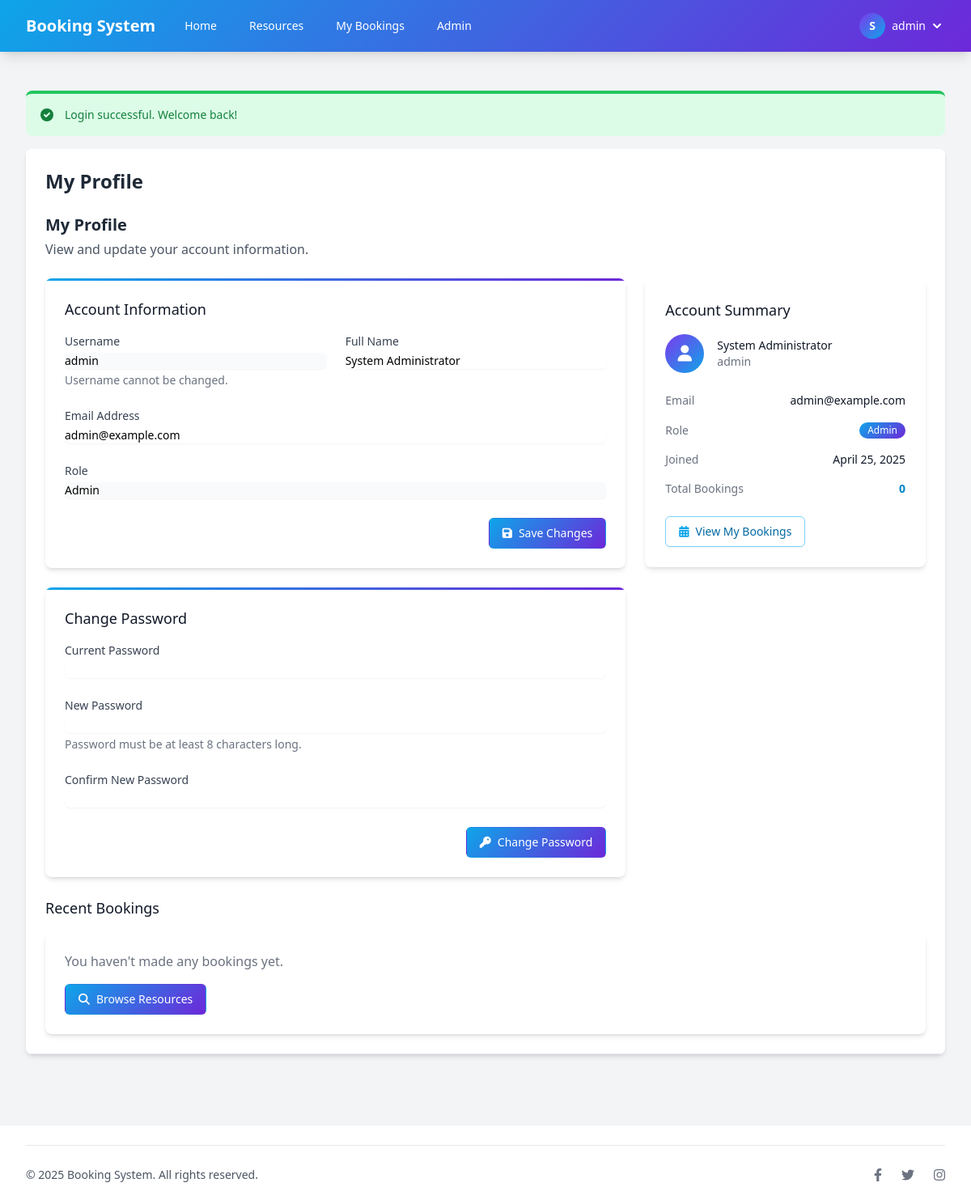
The app's page /profile.php (signed in) with its own data.
### tables this page shows
CREATE TABLE IF NOT EXISTS settings (
    id INT AUTO_INCREMENT PRIMARY KEY,
    setting_key VARCHAR(50) NOT NULL UNIQUE,
    setting_value TEXT,
    created_at TIMESTAMP DEFAULT CURRENT_TIMESTAMP,
    updated_at TIMESTAMP DEFAULT CURRENT_TIMESTAMP ON UPDATE CURRENT_TIMESTAMP
);

CREATE TABLE IF NOT EXISTS users (
    id INT AUTO_INCREMENT PRIMARY KEY,
    username VARCHAR(50) NOT NULL UNIQUE,
    password VARCHAR(255) NOT NULL,
    email VARCHAR(100) NOT NULL UNIQUE,
    full_name VARCHAR(100) NOT NULL,
    role ENUM('user', 'admin') NOT NULL DEFAULT 'user',
    created_at TIMESTAMP DEFAULT CURRENT_TIMESTAMP,
    updated_at TIMESTAMP DEFAULT CURRENT_TIMESTAMP ON UPDATE CURRENT_TIMESTAMP
);

### includes/auth.php (called while the page is built, shortened)
<?php
require_once __DIR__ . '/../config/database.php';
function isLoggedIn() {
    return isset($_SESSION['user_id']);
}
function isAdmin() {
    return isLoggedIn() && $_SESSION['role'] == 'admin';
}

### config/database.php (called while the page is built, shortened)
<?php
function getDbConnection() {
    $conn = new mysqli(DB_HOST, DB_USER, DB_PASS, DB_NAME);
    return $conn;
}

### classes/BookingManager.php (called while the page is built, shortened)
<?php
class BookingManager {
    private $conn;
    public function __construct() {
        require_once __DIR__ . '/../config/database.php';
        $this->conn = getDbConnection();
    }
    public function getBookings($user_id = null, $resource_id = null, $status = null, $start_date = null, $end_date = null) {
        $where_conditions = [];
        if ($user_id) {
            $user_id = (int) $user_id;
            $where_conditions[] = "b.user_id = $user_id";
        }
        $where_clause = "";
        if (!empty($where_conditions)) {
            $where_clause = " WHERE " . implode(" AND ", $where_conditions);
        }
        $sql = "SELECT b.*,
                r.name AS resource_name,
                c.name AS category_name,
                u.full_name AS user_name,
                u.username AS username
                FROM bookings b
                JOIN resources r ON b.resource_id = r.id
                JOIN resource_categories c ON r.category_id = c.id
                JOIN users u ON b.user_id = u.id" .
                $where_clause .
                " ORDER BY b.start_time DESC";
        $result = $this->conn->query($sql);
        $bookings = [];
        return $bookings;
    }
}

### profile.php (the view, shortened to what this page needs)
<?php
require_once 'includes/auth.php';
require_once 'includes/utilities.php';
require_once 'classes/BookingManager.php';
$conn = getDbConnection();
$user_id = $_SESSION['user_id'];
$sql = "SELECT * FROM users WHERE id = ?";
$stmt = $conn->prepare($sql);
$stmt->bind_param("i", $user_id);
$stmt->execute();
$result = $stmt->get_result();
$user = $result->fetch_assoc();
$bookingManager = new BookingManager();
$bookings = $bookingManager->getBookings($user_id);
$page_title = 'My Profile';
$active_page = 'profile';
include 'includes/header.php';
?>
<div class="mb-6">
    <h2 class="text-xl font-semibold text-gray-800">My Profile</h2>
    <p class="text-gray-600 mt-1">View and update your account information.</p>
</div>
<div class="grid grid-cols-1 gap-6 lg:grid-cols-3">
    <div class="lg:col-span-2">
        <div class="bg-white overflow-hidden shadow-md rounded-lg gradient-border card-hover">
            <div class="p-6">
                <h3 class="text-lg font-medium text-gray-900 mb-4">Account Information</h3>
                <form method="POST" action="">
                    <div class="grid grid-cols-1 gap-6 sm:grid-cols-2">
                        <div>
                            <label for="username" class="block text-sm font-medium text-gray-700">Username</label>
                            <input type="text" id="username" value="<?php echo $user['username']; ?>" class="mt-1 focus:ring-primary-500 focus:border-primary-500 block w-full shadow-sm sm:text-sm border-gray-300 rounded-md bg-gray-50" readonly>
                            <p class="mt-1 text-sm text-gray-500">Username cannot be changed.</p>
                        </div>
                        <div>
                            <label for="full_name" class="block text-sm font-medium text-gray-700">Full Name</label>
                            <input type="text" name="full_name" id="full_name" value="<?php echo $user['full_name']; ?>" class="mt-1 focus:ring-primary-500 focus:border-primary-500 block w-full shadow-sm sm:text-sm border-gray-300 rounded-md" required>
                        </div>
                        <div class="sm:col-span-2">
                            <label for="email" class="block text-sm font-medium text-gray-700">Email Address</label>
                            <input type="email" name="email" id="email" value="<?php echo $user['email']; ?>" class="mt-1 focus:ring-primary-500 focus:border-primary-500 block w-full shadow-sm sm:text-sm border-gray-300 rounded-md" required>
                        </div>
                        <div class="sm:col-span-2">
                            <label for="role" class="block text-sm font-medium text-gray-700">Role</label>
                            <input type="text" id="role" value="<?php echo ucfirst($user['role']); ?>" class="mt-1 focus:ring-primary-500 focus:border-primary-500 block w-full shadow-sm sm:text-sm border-gray-300 rounded-md bg-gray-50" readonly>
                        </div>
                    </div>
                    <div class="flex justify-end mt-6">
                        <button type="submit" name="update_profile" class="btn-gradient-primary inline-flex items-center px-4 py-2 border border-transparent text-sm font-medium rounded-md shadow-sm focus:outline-none focus:ring-2 focus:ring-offset-2 focus:ring-primary-500">
                            <i class="fas fa-save mr-2"></i> Save Changes
                        </button>
                    </div>
                </form>
            </div>
        </div>
        <div class="bg-white overflow-hidden shadow-md rounded-lg mt-6 gradient-border card-hover">
            <div class="p-6">
                <h3 class="text-lg font-medium text-gray-900 mb-4">Change Password</h3>
                <form method="POST" action="">
                    <div class="grid grid-cols-1 gap-6">
                        <div>
                            <label for="current_password" class="block text-sm font-medium text-gray-700">Current Password</label>
                            <input type="password" name="current_password" id="current_password" class="mt-1 focus:ring-primary-500 focus:border-primary-500 block w-full shadow-sm sm:text-sm border-gray-300 rounded-md" required>
                        </div>
                        <div>
                            <label for="new_password" class="block text-sm font-medium text-gray-700">New Password</label>
                            <input type="password" name="new_password" id="new_password" class="mt-1 focus:ring-primary-500 focus:border-primary-500 block w-full shadow-sm sm:text-sm border-gray-300 rounded-md" required minlength="8">
                            <p class="mt-1 text-sm text-gray-500">Password must be at least 8 characters long.</p>
                        </div>
                        <div>
                            <label for="confirm_password" class="block text-sm font-medium text-gray-700">Confirm New Password</label>
                            <input type="password" name="confirm_password" id="confirm_password" class="mt-1 focus:ring-primary-500 focus:border-primary-500 block w-full shadow-sm sm:text-sm border-gray-300 rounded-md" required>
                        </div>
                    </div>
                    <div class="flex justify-end mt-6">
                        <button type="submit" name="change_password" class="btn-gradient-primary inline-flex items-center px-4 py-2 border border-transparent text-sm font-medium rounded-md shadow-sm focus:outline-none focus:ring-2 focus:ring-offset-2 focus:ring-primary-500">
                            <i class="fas fa-key mr-2"></i> Change Password
                        </button>
                    </div>
                </form>
            </div>
        </div>
    </div>
    <div>
        <div class="bg-white overflow-hidden shadow-md rounded-lg card-hover glass-effect">
            <div class="p-6">
                <h3 class="text-lg font-medium text-gray-900 mb-4">Account Summary</h3>
                <div class="flex items-center mb-4">
                    <div class="h-12 w-12 rounded-full bg-gradient-secondary flex items-center justify-center text-white font-bold">
                        <i class="fas fa-user text-xl"></i>
                    </div>
                    <div class="ml-4">
                        <p class="text-sm font-medium text-gray-900"><?php echo $user['full_name']; ?></p>
                        <p class="text-sm text-gray-500"><?php echo $user['username']; ?></p>
                    </div>
                </div>
                <dl class="mt-6 space-y-4">
                    <div class="flex items-center justify-between">
                        <dt class="text-sm font-medium text-gray-500">Email</dt>
                        <dd class="text-sm text-gray-900"><?php echo $user['email']; ?></dd>
                    </div>
                    <div class="flex items-center justify-between">
                        <dt class="text-sm font-medium text-gray-500">Role</dt>
                        <dd class="text-sm text-gray-900">
                            <span class="inline-flex items-center px-2.5 py-0.5 rounded-full text-xs font-medium bg-gradient-primary text-white">
                                <?php echo ucfirst($user['role']); ?>
                            </span>
                        </dd>
                    </div>
                    <div class="flex items-center justify-between">
                        <dt class="text-sm font-medium text-gray-500">Joined</dt>
                        <dd class="text-sm text-gray-900"><?php echo date('F j, Y', strtotime($user['created_at'])); ?></dd>
                    </div>
                    <div class="flex items-center justify-between">
                        <dt class="text-sm font-medium text-gray-500">Total Bookings</dt>
                        <dd class="text-sm text-primary-600 font-semibold"><?php echo count($bookings); ?></dd>
                    </div>
                </dl>
                <div class="mt-6">
                    <a href="my_bookings.php" class="inline-flex items-center px-4 py-2 border border-primary-300 shadow-sm text-sm font-medium rounded-md text-primary-700 bg-white hover:bg-primary-50 focus:outline-none focus:ring-2 focus:ring-offset-2 focus:ring-primary-500">
                        <i class="fas fa-calendar-alt mr-2 text-primary-500"></i> View My Bookings
                    </a>
                </div>
            </div>
        </div>
    </div>
</div>
<div class="mt-6">
    <h3 class="text-lg font-medium text-gray-900 mb-4">Recent Bookings</h3>
    <?php if (empty($bookings)): ?>
        <div class="bg-white overflow-hidden shadow-md rounded-lg card-hover">
            <div class="p-6">
                <p class="text-gray-500">You haven't made any bookings yet.</p>
                <div class="mt-4">
                    <a href="resources.php" class="btn-gradient-primary inline-flex items-center px-4 py-2 border border-transparent text-sm font-medium rounded-md shadow-sm focus:outline-none focus:ring-2 focus:ring-offset-2 focus:ring-primary-500">
                        <i class="fas fa-search mr-2"></i> Browse Resources
                    </a>
                </div>
            </div>
        </div>
    <?php endif; ?>
</div>
<?php include 'includes/footer.php'; ?>

### includes/header.php (shortened to what this page needs)
<?php
require_once __DIR__ . '/auth.php';
require_once __DIR__ . '/utilities.php';
$conn = getDbConnection();
$site_name = 'Booking System';
try {
    $result = $conn->query("SELECT setting_value FROM settings WHERE setting_key = 'site_name'");
    if ($result && $result->num_rows > 0) {
        $site_name = $result->fetch_assoc()['setting_value'];
    }
} catch (Exception $e) {
}
$is_admin_section = strpos($active_page, 'admin_') === 0;
$base_path = $is_admin_section ? '../' : '';
$admin_path = $is_admin_section ? '' : 'admin/';
?>
<!DOCTYPE html>
<html lang="en">
<head>
    <script src="https://cdn.tailwindcss.com"></script>
    <link rel="stylesheet" href="https://cdnjs.cloudflare.com/ajax/libs/font-awesome/6.2.0/css/all.min.css">
    <link rel="stylesheet" href="https://cdn.jsdelivr.net/npm/flatpickr/dist/flatpickr.min.css">
</head>
<body class="bg-gray-100 min-h-screen">
    <nav class="bg-gradient-primary shadow-lg">
        <div class="max-w-7xl mx-auto px-4 sm:px-6 lg:px-8">
            <div class="flex justify-between h-16">
                <div class="flex">
                    <div class="flex-shrink-0 flex items-center">
                        <a href="<?php echo $base_path; ?>index.php" class="text-white text-xl font-bold">
                            <?php echo $site_name; ?>
                        </a>
                    </div>
                    <div class="hidden md:ml-6 md:flex md:space-x-4 items-center">
                        <a href="<?php echo $base_path; ?>index.php"
                           class="<?php echo $active_page == 'home' ? 'bg-white/20 text-white' : 'text-white hover:bg-white/10'; ?> px-3 py-2 rounded-md text-sm font-medium">
                            Home
                        </a>
                        <?php if (isLoggedIn()): ?>
                            <a href="<?php echo $base_path; ?>resources.php"
                               class="<?php echo $active_page == 'resources' ? 'bg-white/20 text-white' : 'text-white hover:bg-white/10'; ?> px-3 py-2 rounded-md text-sm font-medium">
                                Resources
                            </a>
                            <a href="<?php echo $base_path; ?>my_bookings.php"
                               class="<?php echo $active_page == 'my_bookings' ? 'bg-white/20 text-white' : 'text-white hover:bg-white/10'; ?> px-3 py-2 rounded-md text-sm font-medium">
                                My Bookings
                            </a>
                            <?php if (isAdmin()): ?>
                                <a href="<?php echo $admin_path; ?>dashboard.php"
                                   class="<?php echo $is_admin_section ? 'bg-white/20 text-white' : 'text-white hover:bg-white/10'; ?> px-3 py-2 rounded-md text-sm font-medium">
                                    Admin
                                </a>
                            <?php endif; ?>
                        <?php endif; ?>
                    </div>
                </div>
                <div class="hidden md:flex md:items-center">
                    <?php if (isLoggedIn()): ?>
                        <div class="ml-3 relative">
                            <div>
                                <button type="button"
                                        class="flex items-center text-sm rounded-full focus:outline-none focus:ring-2 focus:ring-offset-2 focus:ring-offset-blue-600 focus:ring-white"
                                        id="user-menu-button"
                                        aria-expanded="false"
                                        aria-haspopup="true">
                                    <div class="h-8 w-8 rounded-full bg-gradient-secondary flex items-center justify-center text-white font-bold">
                                        <?php echo substr($_SESSION['full_name'], 0, 1); ?>
                                    </div>
                                    <span class="ml-2 text-white"><?php echo $_SESSION['username']; ?></span>
                                    <svg class="ml-1 h-5 w-5 text-white" xmlns="http://www.w3.org/2000/svg" viewBox="0 0 20 20" fill="currentColor">
                                        <path fill-rule="evenodd" d="M5.293 7.293a1 1 0 011.414 0L10 10.586l3.293-3.293a1 1 0 111.414 1.414l-4 4a1 1 0 01-1.414 0l-4-4a1 1 0 010-1.414z" clip-rule="evenodd" />
                                    </svg>
                                </button>
                            </div>
                        </div>
                    <?php endif; ?>
                </div>
            </div>
        </div>
    </nav>
    <main class="max-w-7xl mx-auto py-6 sm:px-6 lg:px-8">
        <div class="px-4 py-6 sm:px-0">
            <div class="bg-white overflow-hidden shadow-md sm:rounded-lg">
                <div class="p-6 bg-white border-b border-gray-200">
                    <h1 class="text-2xl font-bold text-gray-800 mb-6"><?php echo $page_title; ?></h1>

### records on screen
settings: setting_value "Booking System"
users: username "admin", full_name "System Administrator", email "admin@example.com", role "Admin", created_at "April 25, 2025"

### other values on screen
substr($_SESSION['full_name'], 0, 1) "S"
$_SESSION['username'] "admin"
$message "Login successful. Welcome back!"
$page_title "My Profile"
count($bookings) "0"
